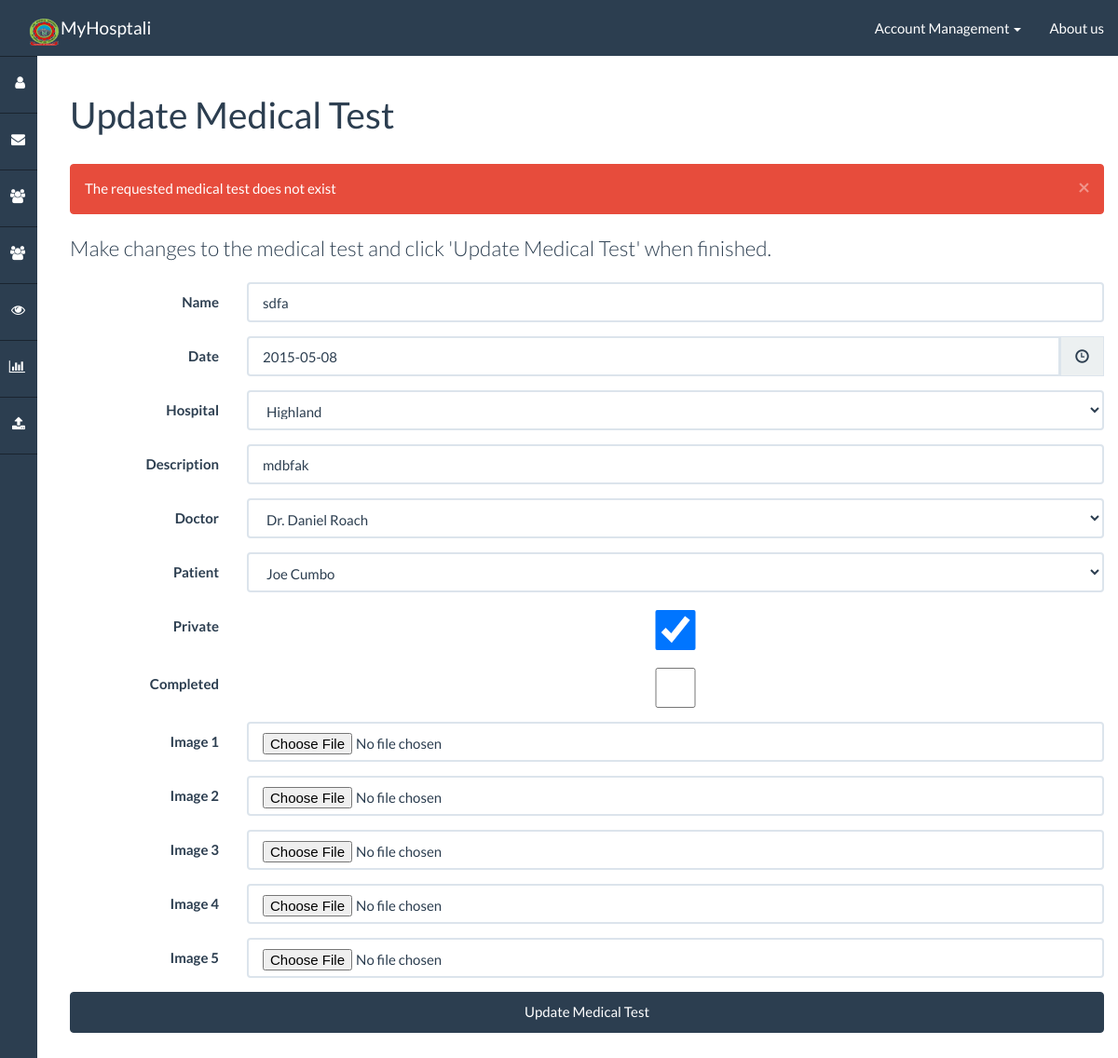
The app's page /medtest/update/?pk=1 (signed in) with its own data.
### healthnet/models.py (models this page shows)
class MedicalTest(models.Model):
    name = models.CharField(max_length=50)
    date = models.DateField()
    hospital = models.ForeignKey(Hospital)
    description = models.CharField(max_length=200)
    doctor = models.ForeignKey(Account, related_name="medicaltests_doctor")
    patient = models.ForeignKey(Account, related_name="medicaltests_patient")
    private = models.BooleanField(default=True)
    completed = models.BooleanField()
    image1 = models.FileField(blank=True, null=True, upload_to='medtests/%Y/%m/%d')
    image2 = models.FileField(blank=True, null=True, upload_to='medtests/%Y/%m/%d')
    image3 = models.FileField(blank=True, null=True, upload_to='medtests/%Y/%m/%d')
    image4 = models.FileField(blank=True, null=True, upload_to='medtests/%Y/%m/%d')
    image5 = models.FileField(blank=True, null=True, upload_to='medtests/%Y/%m/%d')
    def get_populated_fields(self):
        fields = {
            'name': self.name,
            'date': self.date,
            'hospital': self.hospital,
            'description': self.description,
            'doctor': self.doctor,
            'patient': self.patient,
            'private': self.private,
            'completed': self.completed,
            'image1': self.image1,
            'image2': self.image2,
            'image3': self.image3,
            'image4': self.image4,
            'image5': self.image5,
        }
        return fields

### healthnet/views_medtest.py (the view)
# urls.py: url(r'^medtest/update/$', views_medtest.update_view, name='medtest/update'),
def update_view(request):
    authentication_result = views.authentication_check(request, None, ['pk'])
    if authentication_result is not None: return authentication_result
    pk = request.GET['pk']
    try:
        medicaltest = MedicalTest.objects.get(pk=pk)
    except Exception:
        request.session['alert_danger'] = "The requested medical test does not exist"
        return HttpResponseRedirect('/error/denied/')
    template_data = views.parse_session(
        request,
        {
            'form_button': "Update Medical Test",
            'form_action': "?pk=" + pk,
            'medtest': medicaltest
        })
    request.POST._mutable = True
    if request.user.account.role == Account.ACCOUNT_DOCTOR:
        request.POST['doctor'] = request.user.account.pk
    if request.method == 'POST':
        form = MedTestForm(request.POST)
        if form.is_valid():
            form.assign(medicaltest)
            medicaltest.save()
            logger.log(Action.ACTION_MEDTEST, 'Medical Test updated', request.user.account)
            template_data['alert_success'] = "The medical test has been updated!"
            template_data['form'] = form
    else:
        form = MedTestForm(medicaltest.get_populated_fields())
    if request.user.account.role == Account.ACCOUNT_DOCTOR:
        form.disable_field('doctor')
    template_data['form'] = form
    return render(request, 'healthnet/medtest/update.html', template_data)

### healthnet/forms.py (shortened to what this page needs)
class MedTestForm(BasicForm):
    name = forms.CharField(max_length=50)
    setup_field(name)
    date = forms.DateField()
    setup_field(date)
    hospital = forms.ModelChoiceField(queryset=Hospital.objects.all())
    setup_field(hospital)
    description = forms.CharField(max_length=200)
    setup_field(description, "Enter description here")
    doctor = forms.ModelChoiceField(queryset=Account.objects.filter(role=Account.ACCOUNT_DOCTOR))
    setup_field(doctor)
    patient = forms.ModelChoiceField(queryset=Account.objects.filter(role=Account.ACCOUNT_PATIENT))
    setup_field(patient)
    private = forms.BooleanField(required=False)
    setup_field(private)
    completed = forms.BooleanField(required=False)
    setup_field(completed)
    image1 = forms.FileField(label='Image 1', required=False)
    setup_field(image1)
    image2 = forms.FileField(label='Image 2', required=False)
    setup_field(image2)
    image3 = forms.FileField(label='Image 3', required=False)
    setup_field(image3)
    image4 = forms.FileField(label='Image 4', required=False)
    setup_field(image4)
    image5 = forms.FileField(label='Image 5', required=False)
    setup_field(image5)

### healthnet/models.py (called while the page is built)
    def __str__(self):
        return self.name

    def __str__(self):
        return self.firstname + " " + self.lastname

    def __str__(self):
        if self.role == 30:
            return "Dr. " + self.profile.__str__()
        elif self.role == 20:
            return "Nurse " + self.profile.__str__()
        else:
            return self.profile.__str__()

### healthnet/templatetags/app_filters.py (called while the page is built)
@register.filter(name='isDateable')
def isDateable(field):
    return isinstance(field.field, forms.DateField) or isinstance(field.field, forms.DateTimeField) or isinstance(field.field, forms.TimeField)

@register.filter(name='isDateField')
def isDateField(field):
    return isinstance(field.field, forms.DateField)

@register.filter(name='isAuthenticated')
def isAuthenticated(user):
    return user.is_authenticated()

### healthnet/views.py (called while the page is built)
def parse_session(request, template_data=None):
    if template_data is None:
        template_data = {}
    if request.session.has_key('alert_success'):
        template_data['alert_success'] = request.session.get('alert_success')
        del request.session['alert_success']
    if request.session.has_key('alert_danger'):
        template_data['alert_danger'] = request.session.get('alert_danger')
        del request.session['alert_danger']
    return template_data

### templates/healthnet/medtest/update.html (shortened to what this page needs)
{% extends "base.html" %}
{% load app_filters %}
{% block body_header %}Update Medical Test{% endblock %}
{% block body %}
    <p class="lead">Make changes to the medical test and click '{{ form_button }}' when finished.</p>
    {% include "singleform.html" %}
{% endblock %}

### templates/singleform.html (shortened to what this page needs)
{% load app_filters %}
<form class="form-horizontal" action="./{% if form_action %}{{ form_action }}{% endif %}" method="post" enctype="multipart/form-data">{% csrf_token %}
    {% for field in form %}
        <div class="form-group{% if field.errors %} has-error{% endif %}">
            <label for="{{field.id_for_label}}" class="col-sm-3 col-lg-2 control-label">{{ field.label }}</label>
            <div class="col-sm-9 col-lg-10">
                <div {% if field|isDateable %}class="date input-group" id="form_{{field.id_for_label}}"{% endif %}>
                    {{ field }}
                    {% if field|isDateable %}
                        <span class="input-group-addon"><span class="glyphicon glyphicon-time"></span></span>
                    {% endif %}
                </div>
            </div>
        </div>
    {% endfor %}
    <input class="btn btn-primary col-sm-12" type="submit" value="{{ form_button }}" />
</form>

### healthnet/static/css/dashboard.css (style rules this page uses)
body,html { height: 100%; }

### records on screen
MedicalTest: form "sdfa" "2015-05-08" "Highland" "mdbfak" "Dr. Daniel Roach" "Joe Cumbo" "☑"

### other values on screen
{{ alert_danger }} "The requested medical test does not exist"
{{ field.label }} "Name" "Date" "Hospital" "Description" "Doctor" "Patient" "Private" "Completed" "Image 1" "Image 2" "Image 3" "Image 4" "Image 5"
